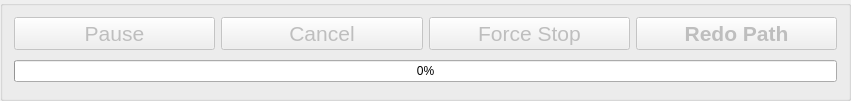
   <widget class="QGroupBox" name="gridGroupBox">
    <property name="geometry">
     <rect>
      <x>10</x>
      <y>390</y>
      <width>851</width>
      <height>101</height>
     </rect>
    </property>
    <property name="focusPolicy">
     <enum>Qt::NoFocus</enum>
    </property>
    <layout class="QGridLayout" name="gridLayout_3">
     <item row="0" column="0">
      <widget class="QPushButton" name="PauseFabButton">
       <property name="enabled">
        <bool>false</bool>
       </property>
       <property name="sizePolicy">
        <sizepolicy hsizetype="Expanding" vsizetype="Fixed">
         <horstretch>0</horstretch>
         <verstretch>0</verstretch>
        </sizepolicy>
       </property>
       <property name="minimumSize">
        <size>
         <width>120</width>
         <height>0</height>
        </size>
       </property>
       <property name="font">
        <font>
         <pointsize>16</pointsize>
         <weight>50</weight>
         <bold>false</bold>
        </font>
       </property>
       <property name="text">
        <string>Pause</string>
       </property>
      </widget>
     </item>
     <item row="0" column="1">
      <widget class="QPushButton" name="CancelFabButton">
       <property name="enabled">
        <bool>false</bool>
       </property>
       <property name="sizePolicy">
        <sizepolicy hsizetype="Expanding" vsizetype="Fixed">
         <horstretch>0</horstretch>
         <verstretch>0</verstretch>
        </sizepolicy>
       </property>
       <property name="minimumSize">
        <size>
         <width>120</width>
         <height>0</height>
        </size>
       </property>
       <property name="font">
        <font>
         <pointsize>16</pointsize>
         <weight>50</weight>
         <bold>false</bold>
        </font>
       </property>
       <property name="text">
        <string>Cancel</string>
       </property>
      </widget>
     </item>
     <item row="0" column="2">
      <widget class="QPushButton" name="ForceStopButton">
       <property name="enabled">
        <bool>false</bool>
       </property>
       <property name="sizePolicy">
        <sizepolicy hsizetype="Expanding" vsizetype="Fixed">
         <horstretch>0</horstretch>
         <verstretch>0</verstretch>
        </sizepolicy>
       </property>
       <property name="minimumSize">
        <size>
         <width>120</width>
         <height>0</height>
        </size>
       </property>
       <property name="font">
        <font>
         <pointsize>16</pointsize>
         <weight>50</weight>
         <bold>false</bold>
        </font>
       </property>
       <property name="focusPolicy">
        <enum>Qt::NoFocus</enum>
       </property>
       <property name="text">
        <string>Force Stop</string>
       </property>
      </widget>
     </item>
     <item row="1" column="0" rowspan="2" colspan="4">
      <widget class="QProgressBar" name="PathProgressBar">
       <property name="value">
        <number>0</number>
       </property>
      </widget>
     </item>
     <item row="0" column="3">
      <widget class="QPushButton" name="RedoPathButton">
       <property name="enabled">
        <bool>false</bool>
       </property>
       <property name="sizePolicy">
        <sizepolicy hsizetype="Expanding" vsizetype="Fixed">
         <horstretch>0</horstretch>
         <verstretch>0</verstretch>
        </sizepolicy>
       </property>
       <property name="font">
        <font>
         <pointsize>16</pointsize>
         <weight>75</weight>
         <bold>true</bold>
        </font>
       </property>
       <property name="focusPolicy">
        <enum>Qt::NoFocus</enum>
       </property>
       <property name="text">
        <string>Redo Path</string>
       </property>
      </widget>
     </item>
    </layout>
   </widget>
